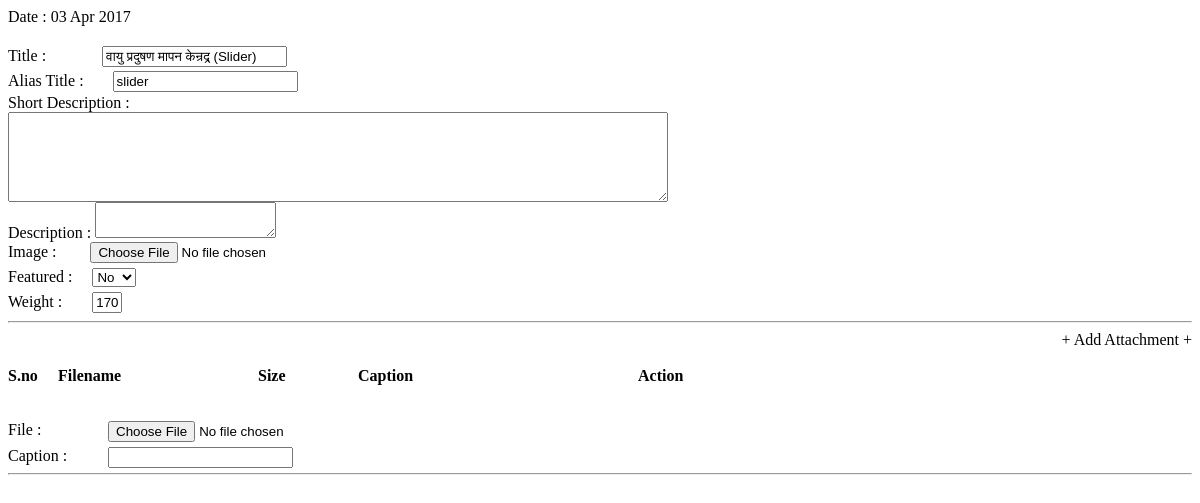
Before: /admin/ajaxListingPanel.php?listId=723 with the older database file.
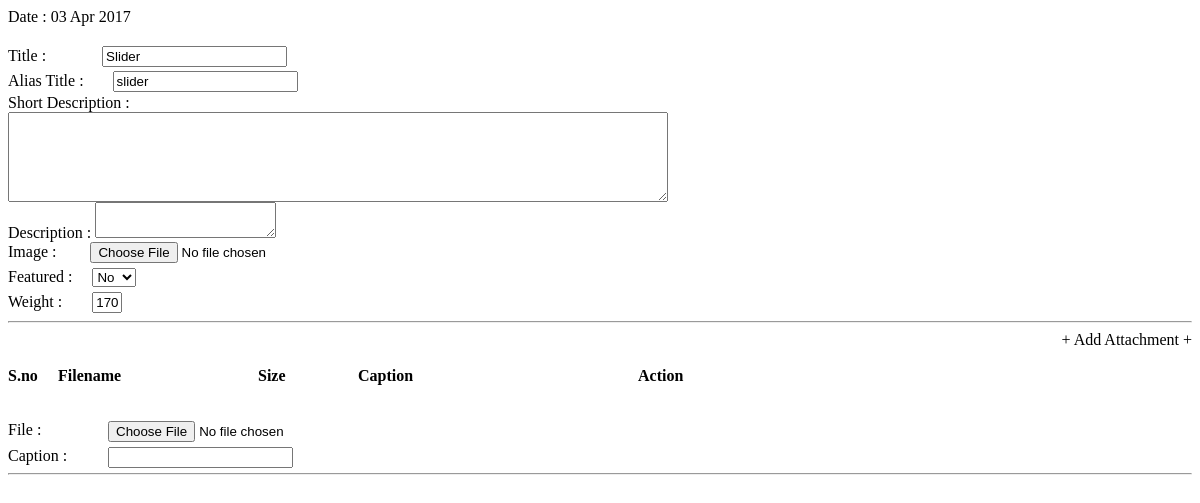
After: the same page with the newer database file.
### tables this page shows
CREATE TABLE IF NOT EXISTS `groups` (
`id` int(11) NOT NULL,
  `name` varchar(250) NOT NULL DEFAULT '',
  `nameen` varchar(255) NOT NULL,
  `urlname` varchar(250) NOT NULL,
  `type` varchar(200) NOT NULL DEFAULT '',
  `parentId` int(11) NOT NULL DEFAULT '0',
  `shortcontents` text NOT NULL,
  `shortcontentsen` text NOT NULL,
  `contents` longtext NOT NULL,
  `contentsen` text NOT NULL,
  `linkType` varchar(255) NOT NULL DEFAULT '',
  `weight` int(11) NOT NULL DEFAULT '50',
  `hide` varchar(3) NOT NULL DEFAULT 'no',
  `onDate` date NOT NULL DEFAULT '0000-00-00',
  `image` varchar(250) NOT NULL DEFAULT '',
  `display` varchar(10) NOT NULL,
  `featured` varchar(3) NOT NULL DEFAULT '',
  `block` varchar(100) NOT NULL,
  `transportation` varchar(250) NOT NULL,
  `pageTitle` text NOT NULL,
  `pageKeyword` text NOT NULL,
  `activity` varchar(100) NOT NULL,
  `publish` varchar(3) NOT NULL
);

### data/conn.php (called while the page is built, shortened)
<?php
	class Dbconn{
		var $links;
		function Dbconn(){
			$this->host = "localhost";
			$this->uname = "root";
			$this->psw = "";
			$this->dbname = "chapagain";
			$this->links = mysql_connect($this->host,$this->uname,$this->psw) or die("Sorry, couldnot connect to MySQL Server");
		}
		function exec($sqlMain){
			$result = mysql_query($sqlMain,$this->links) or die(mysql_error());
			return $result;
		}
		function fetchArray($result)
		{
			return mysql_fetch_array($result);
		}
	}
?>

### data/groups.php (called while the page is built, shortened)
<?php
class Groups
{
	function getById($id)
	{
		global $conn;
		$id = cleanQuery($id);
		$sql = "SElECT * FROM groups WHERE id = '$id'";
		$result = $conn->exec($sql);
		return $result;
	}
}
?>

### admin/init.php (called while the page is built, shortened)
<?php
require_once("../data/conn.php");
require_once("../data/users.php");
require_once("../data/groups.php");
$conn 					= new Dbconn();
$groups					= new Groups();
require_once("../data/sqlinjection.php");
?>

### data/sqlinjection.php (called while the page is built, shortened)
<?php
function cleanQuery($string)
{
  if (phpversion() >= '4.3.0')
  {
    $string = mysql_real_escape_string($string);
  }
  else
  {
    $string = mysql_escape_string($string);
  }
  return $string;
}
?>

### admin/ajaxListingPanel.php (the view, shortened to what this page needs)
<?php
include("init.php");
?>
<div>
  <?php
  $listResult = $groups->getById($_GET['listId']);
  $listRow = $conn->fetchArray($listResult);
  $weight = $groups -> getSubLastWeight($_GET['id'], "ListSub");
  if($listRow['weight'] > 0)
    $weight = $listRow['weight'];
  ?>
  <span>Date : </span> <span>
  <?php
  if (empty($listRow['onDate']))
    echo date('d M Y');
  else
  {
    $dateArr = explode("-", $listRow['onDate']);
    echo date('d M Y', mktime(0,0,0, $dateArr[1], $dateArr[2], $dateArr[0]));
  }
  ?>
  </span> <br class="clearboth" />
  </span> <br class="clearboth" />
  <span style="padding-right:50px;">Title : </span> <span>
  <input type="text" style="margin: 2px" name="listTitle" id="listTitle" value="<?php echo $listRow['name']; ?>" class="text" onchange="copySame('listUrlTitle', this.value);" /></span>
  <br class="clearboth" />
  <span style="padding-right:25px;">Alias Title : </span> <span>
  <input type="text" style="margin: 2px; margin-left: 0" name="listUrlTitle" id="listUrlTitle" value="<?php echo $listRow['urlname']; ?>" class="text" onchange="copySame('listUrlTitle', this.value);" />
  </span> <br class="clearboth" />
  <div>Short Description : </div> <span>
  <textarea class="listShortDescription" name="listShortDescription"><?php echo $listRow['shortcontents']; ?></textarea>
  </span> <br class="clearboth" />
  <span>Description : </span> <span>
  <textarea id="listDescription" name="listDescription"><?=$listRow['contents'];?></textarea>
  </span> <br class="clearboth" />
  <p style="margin: 0"><span style="padding-right:30px;">Image : </span> <span>
  <input type="file" name="listImage" class="file" />
  </span></p>
  <p style="margin: 5px 0 0"><span style="padding-right:16px;">Featured : </span> <span>
  <select name="listMain" class="list1">
    <option value="no" selected>No</option>
  </select>
  </span></p>
  <p style="margin: 5px 0 0"><span style="padding-right:26px;">Weight : </span> <span>
  <input type="text" name="listWeight" value="<?php echo $weight; ?>" class="text" style="width:30px;" />
  </span></p>
  <hr style="clear: both;">
  <div align="right" style="cursor: pointer;" onclick="addListFile();">+ Add Attachment +</div>
  <br>
  <div>
    <div class="sno strng">S.no</div>
    <div class="filename strng">Filename</div>
    <div class="size strng">Size</div>
    <div class="caption strng">Caption</div>
    <div class="action strng">Action</div>
    <br style="clear: both;">
    <br style="clear: both;">
    <br style="clear: both;">
  </div>
  <div id="uploadFileHolder">
    <div style="width:100px; float: left;">File : </div>
    <div style="float:left; margin-bottom: 5px;">
      <input type="file" name="listFile[]" class="file" />
    </div>
    <br style="clear: both;">
    <div style="width:100px; float: left;">Caption : </div>
    <div style="float:left; margin-bottom: 5px;">
      <input type="text" name="listCaption[]" class="text" />
    </div>
    <hr style="clear: both;">
  </div>
</div>

Changed rows visible on the page:
changed groups "slider": listTitle "वायु प्रदुषण मापन केन्रद्र (Slider)" → "Slider"
